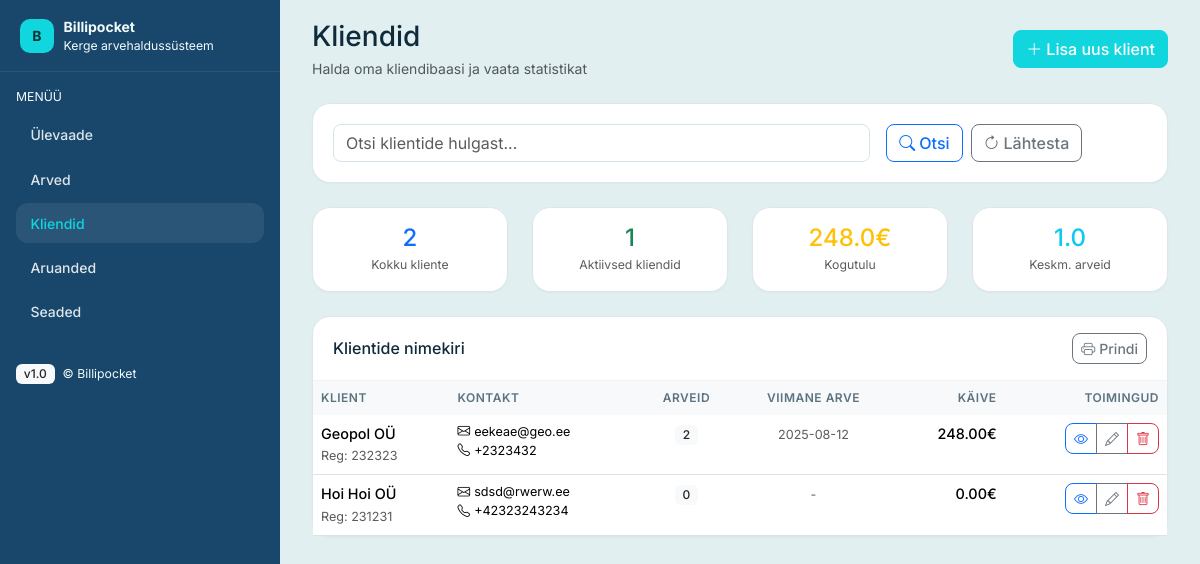
The app's page /clients with its own data.
### app/models.py (models this page shows, shortened)
class Client(db.Model):
    __tablename__ = 'clients'
    id = db.Column(db.Integer, primary_key=True)
    name = db.Column(db.String(200), nullable=False)
    registry_code = db.Column(db.String(20), nullable=True)
    email = db.Column(db.String(120), nullable=True)
    phone = db.Column(db.String(20), nullable=True)
    address = db.Column(db.Text, nullable=True)
    created_at = db.Column(db.DateTime, default=datetime.utcnow)
    invoices = db.relationship('Invoice', backref='client', lazy=True, cascade='all, delete-orphan')
    @property
    def invoice_count(self):
        return len(self.invoices)
    @property
    def last_invoice_date(self):
        if self.invoices:
            return max(invoice.date for invoice in self.invoices)
        return None
    @property
    def total_revenue(self):
        return sum(invoice.total for invoice in self.invoices if invoice.status != 'mustand')

### app/routes/clients.py (the view, shortened to what this page needs)
@clients_bp.route('/clients')
def clients():
    search_form = ClientSearchForm()
    search_query = request.args.get('search', '').strip()
    query = Client.query
    clients_list = query.order_by(Client.name.asc()).all()
    clients_data = []
    for client in clients_list:
        clients_data.append({
            'id': client.id,
            'name': client.name,
            'registry_code': client.registry_code,
            'email': client.email,
            'phone': client.phone,
            'invoices': client.invoice_count,
            'last': client.last_invoice_date.strftime('%Y-%m-%d') if client.last_invoice_date else None,
            'total_revenue': float(client.total_revenue)
        })
    return render_template('clients.html',
                         clients=clients_data,
                         search_form=search_form,
                         search_query=search_query)

### app/forms.py
class ClientSearchForm(FlaskForm):
    search = StringField('Otsing', validators=[Optional()], render_kw={"placeholder": "Otsi klientide seast..."})

### templates/clients.html (shortened to what this page needs)
{% extends 'layout.html' %}
{% block extra_css %}
<link rel="stylesheet" href="https://cdn.jsdelivr.net/npm/bootstrap-icons@1.11.3/font/bootstrap-icons.css">
{% endblock %}
{% block content %}
<section id="clients" class="mb-4">
  <div class="d-flex justify-content-between align-items-center mb-4">
    <div>
      <h1 class="h3 mb-1">Kliendid</h1>
      <p class="text-muted mb-0">Halda oma kliendibaasi ja vaata statistikat</p>
    </div>
    <button type="button" class="btn btn-primary" data-bs-toggle="modal" data-bs-target="#clientModal">
      <i class="bi bi-plus-lg me-1"></i>Lisa uus klient
    </button>
  </div>
  <div class="bp-card mb-4">
    <div class="bp-card-body">
      <form method="GET" class="row g-3">
        <div class="col-md-8">
          {{ search_form.search(class_="form-control", placeholder="Otsi klientide hulgast...", value=search_query or '') }}
        </div>
        <div class="col-md-4">
          <div class="d-flex gap-2">
            <button type="submit" class="btn btn-outline-primary">
              <i class="bi bi-search me-1"></i>Otsi
            </button>
            <a href="{{ url_for('clients.clients') }}" class="btn btn-outline-secondary">
              <i class="bi bi-arrow-clockwise me-1"></i>Lähtesta
            </a>
          </div>
        </div>
      </form>
    </div>
  </div>
  <div class="row mb-4">
    <div class="col-md-3 col-6">
      <div class="bp-card text-center">
        <div class="bp-card-body py-3">
          <div class="h4 mb-1 text-primary">{{ clients|length }}</div>
          <div class="small text-muted">Kokku kliente</div>
        </div>
      </div>
    </div>
    <div class="col-md-3 col-6">
      <div class="bp-card text-center">
        <div class="bp-card-body py-3">
          <div class="h4 mb-1 text-success">{{ clients|selectattr('invoices', 'gt', 0)|list|length }}</div>
          <div class="small text-muted">Aktiivsed kliendid</div>
        </div>
      </div>
    </div>
    <div class="col-md-3 col-6">
      <div class="bp-card text-center">
        <div class="bp-card-body py-3">
          <div class="h4 mb-1 text-warning">{{ (clients|sum(attribute='total_revenue'))|round(2) }}€</div>
          <div class="small text-muted">Kogutulu</div>
        </div>
      </div>
    </div>
    <div class="col-md-3 col-6">
      <div class="bp-card text-center">
        <div class="bp-card-body py-3">
          <div class="h4 mb-1 text-info">{{ (clients|sum(attribute='invoices')/clients|length if clients|length > 0 else 0)|round(1) }}</div>
          <div class="small text-muted">Keskm. arveid</div>
        </div>
      </div>
    </div>
  </div>
  <div class="bp-card">
    <div class="bp-card-header d-flex align-items-center justify-content-between flex-wrap gap-2">
      <h2 class="h6 m-0">Klientide nimekiri</h2>
      <div class="d-flex gap-2">
        <button class="btn btn-outline-secondary btn-sm" onclick="window.print()">
          <i class="bi bi-printer me-1"></i>Prindi
        </button>
      </div>
    </div>
    <div class="bp-card-body p-0">
      {% if clients %}
      <div class="table-responsive">
        <table class="table table-hover mb-0">
          <thead class="table-light">
            <tr>
              <th class="border-0">Klient</th>
              <th class="border-0">Kontakt</th>
              <th class="border-0 text-center">Arveid</th>
              <th class="border-0 text-center">Viimane arve</th>
              <th class="border-0 text-end">Käive</th>
              <th class="border-0 text-end">Toimingud</th>
            </tr>
          </thead>
          <tbody>
            {% for client in clients %}
            <tr>
              <td>
                <div>
                  <div class="fw-medium">{{ client.name }}</div>
                  {% if client.registry_code %}
                  <small class="text-muted">Reg: {{ client.registry_code }}</small>
                  {% endif %}
                </div>
              </td>
              <td>
                <div>
                  {% if client.email %}
                  <div class="small"><i class="bi bi-envelope me-1"></i>{{ client.email }}</div>
                  {% endif %}
                  {% if client.phone %}
                  <div class="small"><i class="bi bi-telephone me-1"></i>{{ client.phone }}</div>
                  {% endif %}
                </div>
              </td>
              <td class="text-center">
                <span class="badge bg-light text-dark">{{ client.invoices }}</span>
              </td>
              <td class="text-center">
                {% if client.last %}
                <small class="text-muted">{{ client.last }}</small>
                {% else %}
                <small class="text-muted">-</small>
                {% endif %}
              </td>
              <td class="text-end">
                <span class="fw-medium">{{ "%.2f"|format(client.total_revenue) }}€</span>
              </td>
              <td class="text-end">
                <div class="btn-group btn-group-sm" role="group">
                  <a href="{{ url_for('clients.view_client', client_id=client.id) }}"
                     class="btn btn-outline-primary"
                     title="Vaata klienti">
                    <i class="bi bi-eye"></i>
                  </a>
                  <a href="{{ url_for('clients.edit_client', client_id=client.id) }}"
                     class="btn btn-outline-secondary"
                     title="Muuda klienti">
                    <i class="bi bi-pencil"></i>
                  </a>
                  <button type="button" class="btn btn-outline-danger"
                          onclick="deleteClient({{ client.id }}, '{{ client.name|e }}', {{ client.invoices }})"
                          title="Kustuta klient">
                    <i class="bi bi-trash"></i>
                  </button>
                </div>
              </td>
            </tr>
            {% endfor %}
          </tbody>
        </table>
      </div>
      {% endif %}
    </div>
  </div>
</section>
{% endblock %}

### templates/layout.html (shortened to what this page needs)
<!doctype html>
<html lang="et">
<head>
  <link href="https://cdn.jsdelivr.net/npm/bootstrap@5.3.3/dist/css/bootstrap.min.css" rel="stylesheet">
  <link href="{{ url_for('static', filename='css/billipocket.css') }}" rel="stylesheet">
  {% block extra_css %}{% endblock %}
</head>
<body>
  <div class="bp-app">
    <aside class="bp-sidebar">
      <div class="bp-brand">
        <div class="bp-brand-badge">B</div>
        <div>
          <div class="fw-bold">Billipocket</div>
          <div class="small">Kerge arvehaldussüsteem</div>
        </div>
      </div>
      <nav class="bp-nav p-3">
        <div class="text-uppercase small mb-2">Menüü</div>
        <ul class="nav flex-column gap-1">
          <li class="nav-item"><a class="nav-link {% if request.endpoint=='dashboard.overview' %}active{% endif %}" href="{{ url_for('dashboard.overview') }}">Ülevaade</a></li>
          <li class="nav-item"><a class="nav-link {% if request.endpoint and request.endpoint.startswith('invoices') %}active{% endif %}" href="{{ url_for('invoices.invoices') }}">Arved</a></li>
          <li class="nav-item"><a class="nav-link {% if request.endpoint and request.endpoint.startswith('clients') %}active{% endif %}" href="{{ url_for('clients.clients') }}">Kliendid</a></li>
          <li class="nav-item"><a class="nav-link {% if request.endpoint=='dashboard.reports' %}active{% endif %}" href="{{ url_for('dashboard.reports') }}">Aruanded</a></li>
          <li class="nav-item"><a class="nav-link {% if request.endpoint=='dashboard.settings' %}active{% endif %}" href="{{ url_for('dashboard.settings') }}">Seaded</a></li>
        </ul>
      </nav>
      <div class="mt-auto p-3 small">
        <div class="d-flex align-items-center gap-2">
          <span class="badge text-bg-light text-dark">v1.0</span>
          <span>© Billipocket</span>
        </div>
      </div>
    </aside>
    <main class="bp-main">
      <div class="container-fluid">
        {% block content %}{% endblock %}
      </div>
    </main>
  </div>
</body>
</html>

### static/css/billipocket.css (style rules this page uses)
:root { --bp-bg: #e1eff0; --bp-surface: #ffffff; --bp-primary: #11D6DE; --bp-primary-600: #0fb9c0; --bp-primary-700: #0da0a6; --bp-ink: #0f2a3a; --bp-muted: #5c7382; --bp-sidebar: #18476b; --bp-sidebar-contrast: #f2fbfc; --bp-success: #198754; --bp-warning: #ffc107; --bp-danger: #dc3545; --bp-info: #0dcaf0; --bp-light: #f8f9fa; --bp-dark: #212529; }
html, body { height: 100%; }
body { font-family: Inter, system-ui, -apple-system, "Segoe UI", Roboto, Helvetica, Arial, sans-serif; background: var(--bp-bg); color: var(--bp-ink); font-size: 14px; line-height: 1.5; }
.bp-app { display: grid; grid-template-columns: 280px 1fr; grid-template-rows: 1fr; min-height: 100vh; }
.bp-sidebar { grid-row: 1; grid-column: 1; background: var(--bp-sidebar); color: var(--bp-sidebar-contrast); position: sticky; top: 0; min-height: 100vh; }
.bp-brand { display: flex; align-items: center; gap: 0.6rem; padding: 1rem 1.25rem; border-bottom: 1px solid rgba(255, 255, 255, 0.08); }
.bp-brand-badge { width: 34px; height: 34px; border-radius: 10px; background: var(--bp-primary); display: grid; place-items: center; font-weight: 700; color: #07353a; }
.bp-nav .nav-link { color: rgba(255, 255, 255, 0.86); border-radius: 0.75rem; padding: 0.6rem 0.9rem; display: flex; align-items: center; gap: 0.6rem; font-weight: 500; transition: all 0.2s ease; }
.bp-nav .nav-link:hover, .bp-nav .nav-link.active { background: rgba(255, 255, 255, 0.08); color: var(--bp-primary); }
.bp-main { grid-column: 2; padding: 1.25rem; }
.bp-card { background: var(--bp-surface); border: 1px solid #dde6ea; border-radius: 18px; box-shadow: 0 1px 2px rgba(12, 38, 52, 0.03); transition: box-shadow 0.2s ease; }
.bp-card-header { padding: 1rem 1.25rem; border-bottom: 1px solid #eef4f6; background: rgba(var(--bp-primary), 0.02); }
.bp-card-body { padding: 1.25rem; }
.form-control { border-radius: 8px; border: 1px solid #d5e4ea; transition: all 0.2s ease; }
.btn { border-radius: 8px; font-weight: 500; transition: all 0.2s ease; }
.btn-primary { background: var(--bp-primary); border-color: var(--bp-primary); }
.table { font-size: 0.9rem; }
.table th { font-weight: 600; color: var(--bp-muted); text-transform: uppercase; font-size: 0.75rem; letter-spacing: 0.5px; }
.badge { font-weight: 500; font-size: 0.75rem; padding: 0.35em 0.65em; }

### records on screen
Client: name "Geopol OÜ", registry_code "232323", email "eekeae@geo.ee", phone "+2323432", invoices "2", last "2025-08-12", total_revenue "248.00"
Client: name "Hoi Hoi OÜ", registry_code "231231", email "sdsd@rwerw.ee", phone "+42323243234", invoices "0", total_revenue "0.00"

### other values on screen
{{ clients|length }} "2"
{{ clients|selectattr('invoices', 'gt', 0)|list|length }} "1"
{{ (clients|sum(attribute='total_revenue'))|round(2) }} "248.0"
